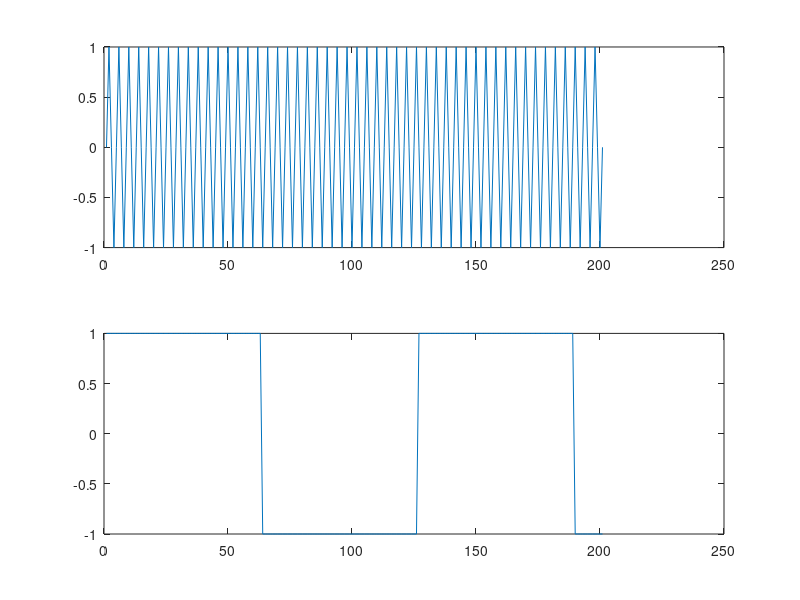

Source code (MATLAB): (Note: this script raises an error after producing the figure.)
% Trabajo Practico Nº 5
% Ejercicio 5
close all;
clear all;
N = 10;

t=0:0.05:N;
f= 5; % En Hz

S1 = sin( 2 * pi * t * f );
S2 = square(t);

figure(1);
subplot( 2, 1, 1 );
plot( S1 );
subplot( 2, 1, 2 );
plot( S2 );

figure(2);
Ys = convolucion_suma( S1, S2 );
Yc = conv( S1, S2 );
Yf = filter( S1, S2, t );
FT1 = fft(S1);
FT2 = fft(S2);
Yf = ifft( FT2 .* FT1 );
Yf2 = ifft( [ FT2 zeros( 1, length( S2 )-1 ) ] .* [ FT1 zeros( 1, length( S1 )-1 ) ] );

subplot( 5, 1, 1 );
plot( Ys );
title( "Convolucion x sumatoria" );

subplot( 5, 1, 2 );
plot( Yc );
title( "Conv" );

subplot( 5, 1, 3 );
plot( Yf );
title( "Convolucion x filtro" );

subplot( 5, 1, 4 );
plot( real( Yf ) );
title( "Convolucion x propiedad" );

subplot( 5, 1, 5 );
plot( Yf2 );
title( "Convolucion x propiedad + muestras" );